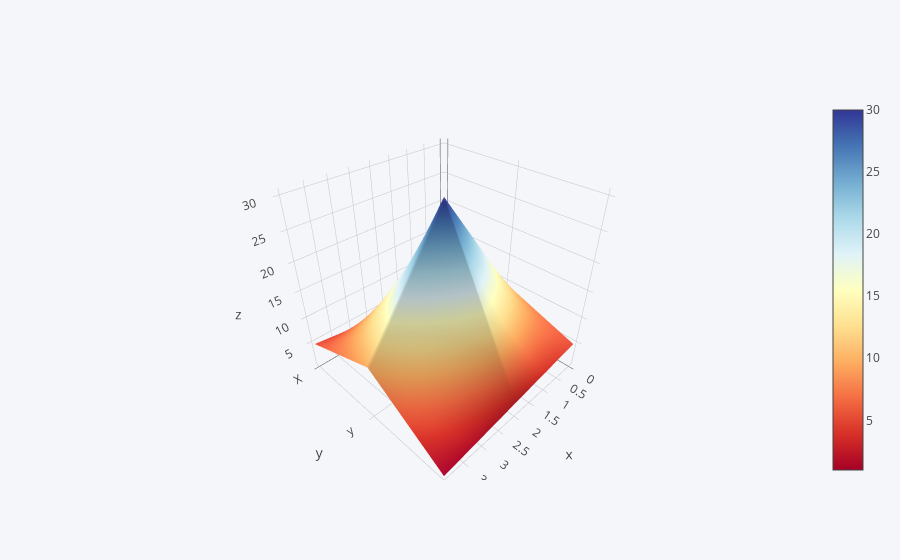

Notebook code cell kept with this figure:
### Markdown cell above
## 3d Surface

### Code cell
df3 = pd.DataFrame({'X':[1,2,3,4,5], 'y':[10,20,30,20,10], 'z':[5,4,3,2,1]})
df3.iplot(kind='surface', colorscale = 'rdylbu')

### Figure 1 — Plotly figure (JSON) as saved in the notebook; plotly's stock layout.template omitted (floating-point values rounded to 4 significant figures)
{"data": [{"colorscale": [[0, "rgb(165,0,38)"], [0.1, "rgb(215,48,39)"], [0.2, "rgb(244,109,67)"], [0.3, "rgb(253,174,97)"], [0.4, "rgb(254,224,144)"], [0.5, "rgb(255,255,191)"], [0.6, "rgb(224,243,248)"], [0.7, "rgb(171,217,233)"], [0.8, "rgb(116,173,209)"], [0.9, "rgb(69,117,180)"], [1, "rgb(49,54,149)"]], "type": "surface", "uid": "63cb8a5a-02ba-485e-8b3a-eaeb6aa64fa8", "x": [0, 1, 2, 3, 4], "y": ["X", "y", "z"], "z": [[1, 2, 3, 4, 5], [10, 20, 30, 20, 10], [5, 4, 3, 2, 1]]}], "layout": {"legend": {"bgcolor": "#F5F6F9", "font": {"color": "#4D5663"}}, "paper_bgcolor": "#F5F6F9", "plot_bgcolor": "#F5F6F9", "title": {"font": {"color": "#4D5663"}}, "xaxis": {"gridcolor": "#E1E5ED", "showgrid": true, "tickfont": {"color": "#4D5663"}, "title": {"font": {"color": "#4D5663"}, "text": ""}, "zerolinecolor": "#E1E5ED"}, "yaxis": {"gridcolor": "#E1E5ED", "showgrid": true, "tickfont": {"color": "#4D5663"}, "title": {"font": {"color": "#4D5663"}, "text": ""}, "zerolinecolor": "#E1E5ED"}}}
